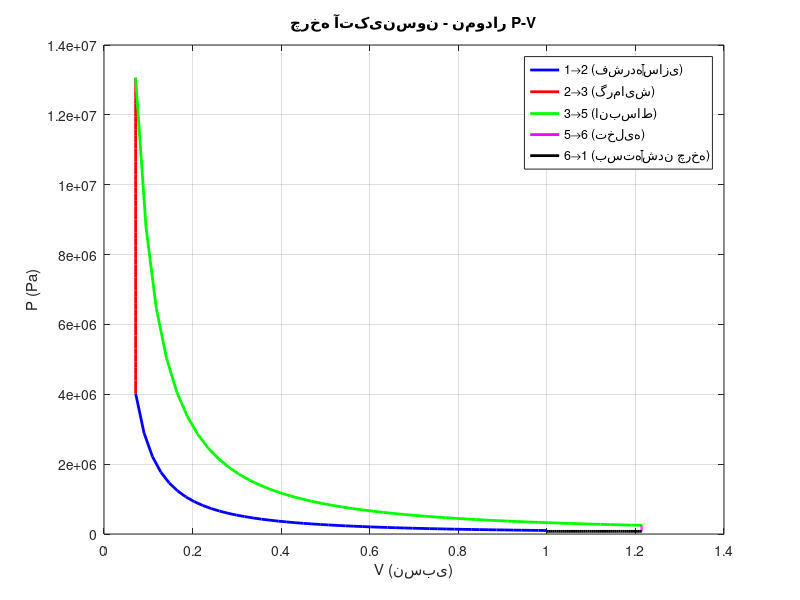

Source code (MATLAB):
clc; clear; close all

% -------------------- دادهها --------------------
P1 = 100000; % Pa
T1 = 300;    % K
k = 1.4;
c_v = 718;
q_in1 = 1390723; % J/kg
CR = 14;         % Compression ratio
ER = 17;         % Expansion ratio

% حجمها
V1 = 1;          % حجم مرجع (اختیاری)
V2 = V1 / CR;

% نقاط اصلی دما و فشار
T2 = T1 * CR^(k-1);
P2 = P1 * CR^k;
T3 = T2 + q_in1/c_v;
P3 = P2 * (T3/T2);
T4 = T3 * (1/CR)^(k-1); % انبساط ایزنتروپیک به V1؟
P4 = P3 * (1/CR)^k;
T5 = T3 * (1/ER)^(k-1); % انبساط ایزنتروپیک به V3؟
P5 = P3 * (1/ER)^k;
T6 = T1 * (ER/CR);
P6 = P1 * (ER/CR)^(-k);

% گرمای خروجی و بازده
q_out1 = c_v * (T5 - T6);
etta = (1 - (q_out1/q_in1)) * 100;
fprintf('بازده چرخه آتکینسون = %.2f%%\n', etta);

% -------------------- رسم نمودار P-V --------------------
n_points = 50;

% فرآیند 1-2: ایزنتروپیک فشردهسازی
V_12 = linspace(V1, V2, n_points);
P_12 = P1 * (V1 ./ V_12).^k;

% فرآیند 2-3: حجم ثابت (افزایش فشار در حجم ثابت)
V_23 = V2 * ones(1, n_points);
P_23 = linspace(P2, P3, n_points);

% فرآیند 3-5: ایزنتروپیک انبساط
V5 = V1 * ER / CR;
V_35 = linspace(V2, V5, n_points);
P_35 = P3 * (V2 ./ V_35).^k;

% فرآیند 5-6: کاهش فشار در حجم ثابت
V_56 = V5 * ones(1, n_points);
P_56 = linspace(P5, P6, n_points);

% فرآیند 6-1: حجم ثابت به حالت اولیه (اختیاری - چرخه بسته)
V_61 = linspace(V5, V1, n_points);
P_61 = P6 * ones(1, n_points);

% رسم نمودار
figure;
hold on; grid on; box on;
plot(V_12, P_12, 'b-', 'LineWidth', 2);
plot(V_23, P_23, 'r-', 'LineWidth', 2);
plot(V_35, P_35, 'g-', 'LineWidth', 2);
plot(V_56, P_56, 'm-', 'LineWidth', 2);
plot(V_61, P_61, 'k-', 'LineWidth', 2);

xlabel('V (نسبی)');
ylabel('P (Pa)');
title('چرخه آتکینسون - نمودار P-V');
legend('1→2 (فشردهسازی)', '2→3 (گرمایش)', '3→5 (انبساط)', '5→6 (تخلیه)', '6→1 (بستهشدن چرخه)');

